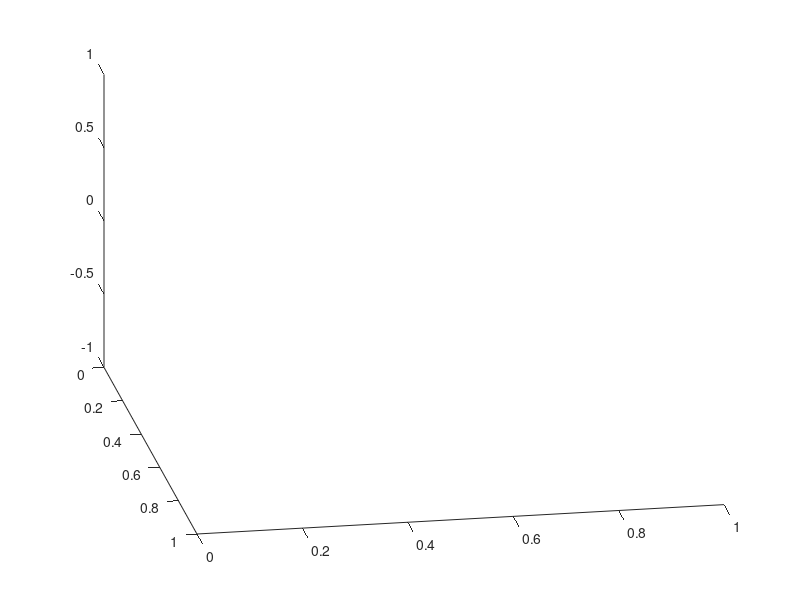

The MATLAB script that drew this image:
view(80,30)
for i=0:5:358
	%view(80,30)
	delete(findall(gcf,'Type','light')) % remove existing lights
	lightangle(i-45,0)
	%lightangle(i+135,-45)
	lighting flat;%gouraud
	%camorbit(5.0,0.0);
	drawnow;
end